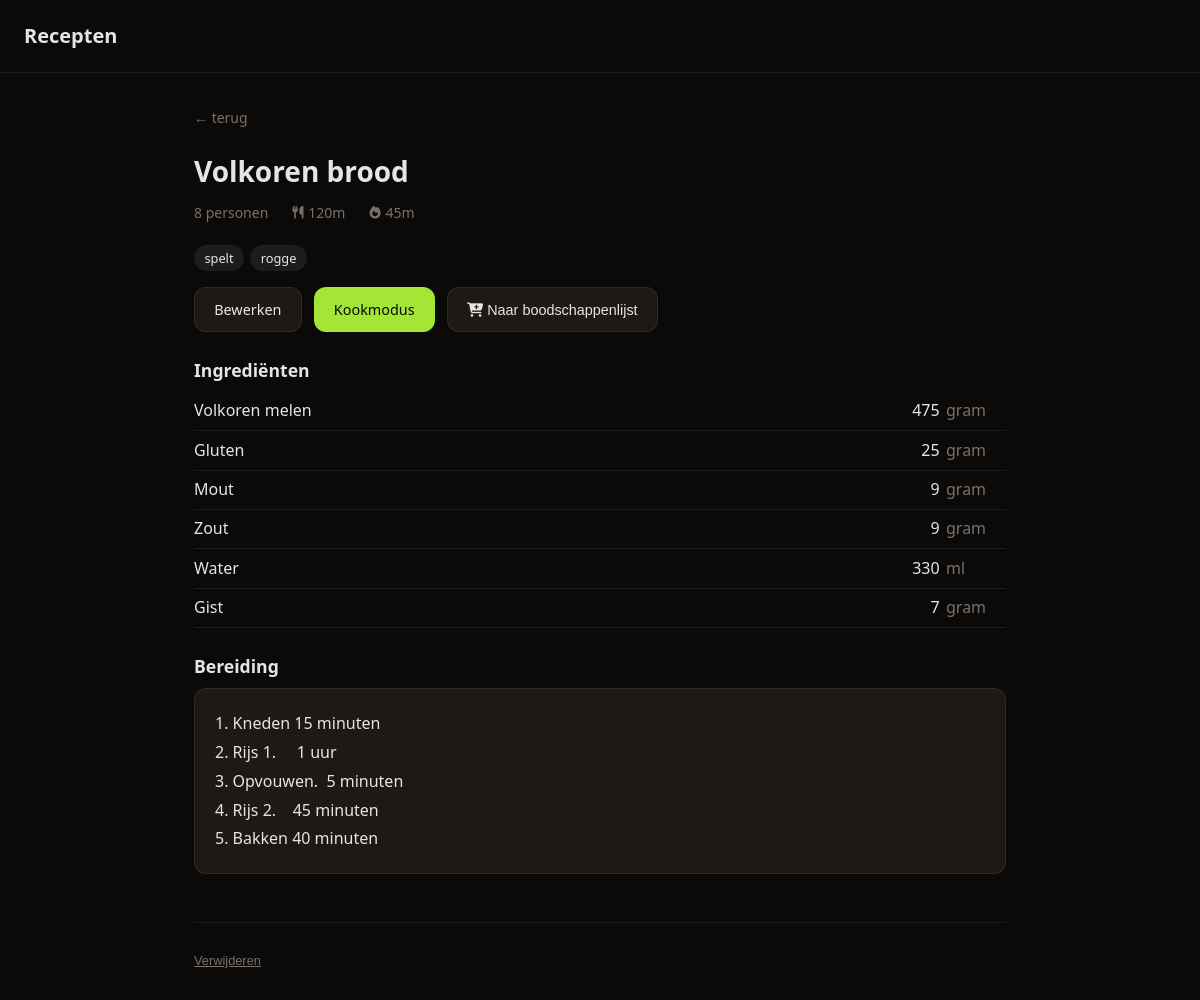
The page /recipes/3 on the database its author committed.
### tables this page shows
CREATE TABLE recipe (
            id INTEGER PRIMARY KEY AUTOINCREMENT,
            title TEXT NOT NULL,
            steps TEXT NOT NULL DEFAULT '',
            servings INTEGER NOT NULL DEFAULT 2,
            updated_at TIMESTAMP DEFAULT CURRENT_TIMESTAMP
        , cook_time TEXT, tags TEXT, prep_time TEXT);

CREATE TABLE ingredient (
            id INTEGER PRIMARY KEY AUTOINCREMENT,
            recipe_id INTEGER NOT NULL REFERENCES recipe(id) ON DELETE CASCADE,
            item TEXT NOT NULL,
            amount REAL,
            unit TEXT
        , sort_order INTEGER NOT NULL DEFAULT 0);

### app.py (the view)
@app.route("/recipes/<int:id>")
def view_recipe(id):
    db = get_db()
    recipe = db.execute("SELECT * FROM recipe WHERE id = ?", [id]).fetchone()
    if not recipe:
        return "Recept niet gevonden", 404
    ingredients = db.execute("SELECT * FROM ingredient WHERE recipe_id = ? ORDER BY sort_order", [id]).fetchall()
    return render_template("view.html", recipe=recipe, ingredients=ingredients)

### app.py (called while the page is built)
def get_db():
    if "db" not in g:
        g.db = sqlite3.connect(DATABASE)
        g.db.row_factory = sqlite3.Row
        g.db.execute("PRAGMA foreign_keys = ON")
    return g.db

### templates/view.html (shortened to what this page needs)
{% extends "base.html" %}
{% block content %}
<a href="/" class="back">← terug</a>
<h1>{{ recipe.title }}</h1>
<p class="meta">
  {{ recipe.servings }} personen
  {% if recipe.prep_time %}<span class="time-badge"><i class="fa-solid fa-utensils"></i> {{ recipe.prep_time }}</span>{% endif %}
  {% if recipe.cook_time %}<span class="time-badge"><i class="fa-solid fa-fire"></i> {{ recipe.cook_time }}</span>{% endif %}
</p>
{% if recipe.tags %}
<div class="tag-list">
  {% for tag in recipe.tags.split(',') %}{% set t = tag.strip() %}{% if t %}<span class="tag-pill tag-pill-static">{{ t }}</span>{% endif %}{% endfor %}
</div>
{% endif %}
<div class="actions">
  <a href="/recipes/{{ recipe.id }}/edit" class="btn">Bewerken</a>
  <a href="/recipes/{{ recipe.id }}/cook" class="btn btn-primary">Kookmodus</a>
  <button class="btn" id="shop-btn" data-id="{{ recipe.id }}">
    <i class="fa-solid fa-cart-plus"></i> Naar boodschappenlijst
  </button>
</div>
<h2>Ingrediënten</h2>
<table class="ingredients">
  <tbody>
    {% for ing in ingredients %}
    <tr>
      <td>{{ ing.item }}</td>
      <td class="amount">{% if ing.amount is not none %}{{ ing.amount | int if ing.amount == ing.amount | int else ing.amount }}{% endif %}</td>
      <td class="unit">{{ ing.unit or '' }}</td>
    </tr>
    {% endfor %}
  </tbody>
</table>
<h2>Bereiding</h2>
<pre class="steps">{{ recipe.steps }}</pre>
<div class="danger-zone">
  <form action="/recipes/{{ recipe.id }}/delete" method="POST">
    <button class="btn-delete" onclick="return confirm('Recept verwijderen?')">Verwijderen</button>
  </form>
</div>
{% endblock %}

### static/css/style.css (style rules this page uses)
*, *::before, *::after { box-sizing: border-box; margin: 0; padding: 0; }
:root { --bg: #0c0a09; --surface: #1c1917; --border: rgba(255,255,255,0.08); --text: #e7e5e4; --muted: #78716c; --accent: #a3e635; --accent-fg: #0c0a09; --danger: #dc2626; --radius: 12px; --panel-width: min(420px, 90vw); }
body { background: var(--bg); color: var(--text); font-family: system-ui, sans-serif; font-size: 1rem; line-height: 1.6; min-height: 100vh; }
h1 { font-size: 1.75rem; font-weight: 700; margin-bottom: 0.5rem; }
h2 { font-size: 1.1rem; font-weight: 600; margin: 1.5rem 0 0.5rem; }
.back { display: inline-block; color: var(--muted); text-decoration: none; font-size: 0.875rem; margin-bottom: 1.25rem; }
.meta { color: var(--muted); font-size: 0.875rem; margin-bottom: 1.25rem; display: flex; align-items: center; gap: 0.75rem; flex-wrap: wrap; }
.time-badge { display: inline-flex; align-items: center; gap: 0.35rem; font-size: 0.875rem; color: var(--muted); }
.time-badge i { color: var(--muted); }
.time-badge { display: inline-flex; align-items: center; gap: 0.3rem; margin-left: 0.75rem; }
.time-badge i { font-size: 0.8rem; }
.btn { display: inline-block; padding: 0.6rem 1.2rem; border-radius: var(--radius); font-size: 0.9rem; font-weight: 500; cursor: pointer; text-decoration: none; border: 1px solid var(--border); background: var(--surface); color: var(--text); }
.btn-primary { background: var(--accent); color: var(--accent-fg); border-color: transparent; }
.actions { display: flex; gap: 0.75rem; flex-wrap: wrap; margin-bottom: 1.5rem; }
.ingredients { width: 100%; border-collapse: collapse; margin-bottom: 1rem; }
.ingredients td { padding: 0.4rem 0.5rem 0.4rem 0; border-bottom: 1px solid var(--border); font-size: 1rem; }
.ingredients .amount { text-align: right; padding-right: 0.4rem; white-space: nowrap; }
.ingredients .unit { color: var(--muted); width: 60px; }
.steps { white-space: pre-wrap; font-family: inherit; font-size: 1rem; line-height: 1.8; background: var(--surface); border: 1px solid var(--border); border-radius: var(--radius); padding: 1.25rem; }
.tag-pill { display: inline-flex; align-items: center; gap: 0.3rem; background: var(--border); border-radius: 999px; padding: 0.2rem 0.65rem; font-size: 0.8rem; color: var(--text); white-space: nowrap; }
.tag-pill-static { cursor: default; }
.tag-list { display: flex; flex-wrap: wrap; gap: 0.4rem; margin-bottom: 1rem; }
.danger-zone { margin-top: 3rem; padding-top: 1.5rem; border-top: 1px solid var(--border); }
.btn-delete { background: none; border: none; color: var(--muted); font-size: 0.8rem; cursor: pointer; padding: 0; text-decoration: underline; }

### rows shown on the page
recipe: title "Volkoren brood", servings "8", prep_time "120m", cook_time "45m", steps "1. Kneden 15 minuten 2. Rijs 1. 1 uur 3. Opvouwen. 5 minuten 4. Rijs 2. 45 minuten 5. Bakken 40 minuten"
ingredient: item "Volkoren melen", amount "475", unit "gram"
ingredient: item "Gluten", amount "25", unit "gram"
ingredient: item "Mout", amount "9", unit "gram"
ingredient: item "Zout", amount "9", unit "gram"
ingredient: item "Water", amount "330", unit "ml"
ingredient: item "Gist", amount "7", unit "gram"

### other values the page prints
{{ t }} "spelt" "rogge"
